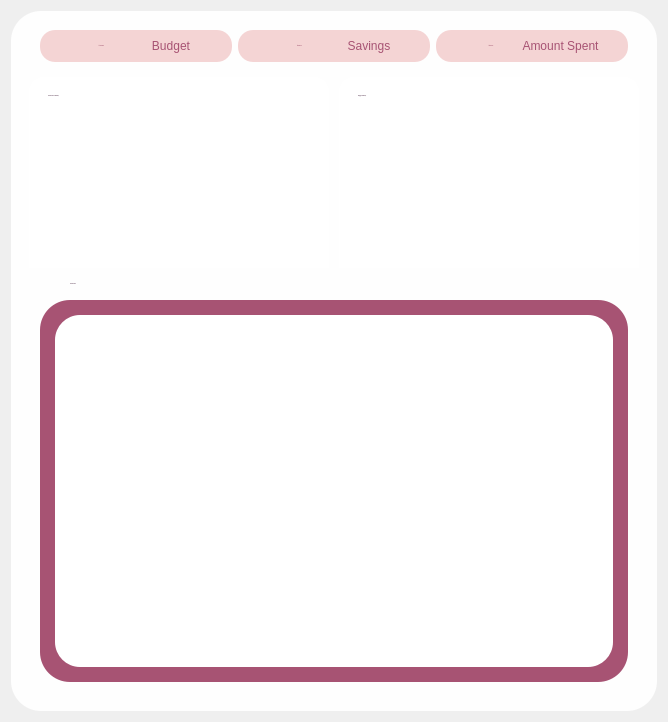
                   <widget class="QWidget" name="page_4">
                    <layout class="QVBoxLayout" name="verticalLayout_6">
                     <item>
                      <widget class="QWidget" name="widget" native="true">
                       <property name="minimumSize">
                        <size>
                         <width>0</width>
                         <height>700</height>
                        </size>
                       </property>
                       <property name="maximumSize">
                        <size>
                         <width>16777215</width>
                         <height>900</height>
                        </size>
                       </property>
                       <property name="styleSheet">
                        <string notr="true">background-color: rgb(254, 254, 254);
border-radius: 30
</string>
                       </property>
                       <layout class="QVBoxLayout" name="verticalLayout_11">
                        <item>
                         <layout class="QHBoxLayout" name="horizontalLayout_35">
                          <property name="leftMargin">
                           <number>20</number>
                          </property>
                          <property name="topMargin">
                           <number>10</number>
                          </property>
                          <property name="rightMargin">
                           <number>20</number>
                          </property>
                          <item>
                           <widget class="QGroupBox" name="budgetreport">
                            <property name="maximumSize">
                             <size>
                              <width>16777215</width>
                              <height>80</height>
                             </size>
                            </property>
                            <property name="font">
                             <font>
                              <pointsize>12</pointsize>
                             </font>
                            </property>
                            <property name="styleSheet">
                             <string notr="true">text-align: center;
background-color: #f4d4d4;
border-radius: 15px</string>
                            </property>
                            <property name="title">
                             <string/>
                            </property>
                            <layout class="QVBoxLayout" name="verticalLayout_38">
                             <item>
                              <layout class="QHBoxLayout" name="horizontalLayout_36">
                               <property name="spacing">
                                <number>5</number>
                               </property>
                               <property name="leftMargin">
                                <number>20</number>
                               </property>
                               <property name="rightMargin">
                                <number>20</number>
                               </property>
                               <property name="bottomMargin">
                                <number>0</number>
                               </property>
                               <item>
                                <widget class="QLabel" name="budgetreport_value">
                                 <property name="sizePolicy">
                                  <sizepolicy hsizetype="Preferred" vsizetype="Preferred">
                                   <horstretch>0</horstretch>
                                   <verstretch>0</verstretch>
                                  </sizepolicy>
                                 </property>
                                 <property name="maximumSize">
                                  <size>
                                   <width>16777215</width>
                                   <height>50</height>
                                  </size>
                                 </property>
                                 <property name="font">
                                  <font>
                                   <family>inter</family>
                                   <pointsize>-1</pointsize>
                                   <italic>false</italic>
                                   <bold>true</bold>
                                  </font>
                                 </property>
                                 <property name="styleSheet">
                                  <string notr="true">color: rgb(167, 83, 115);
font: 700 13px &quot;inter&quot;;
</string>
                                 </property>
                                 <property name="text">
                                  <string>₱ 3254.00</string>
                                 </property>
                                 <property name="alignment">
                                  <set>Qt::AlignmentFlag::AlignCenter</set>
                                 </property>
                                 <property name="wordWrap">
                                  <bool>false</bool>
                                 </property>
                                </widget>
                               </item>
                               <item>
                                <widget class="QLabel" name="budgetlbl">
                                 <property name="maximumSize">
                                  <size>
                                   <width>16777215</width>
                                   <height>50</height>
                                  </size>
                                 </property>
                                 <property name="styleSheet">
                                  <string notr="true">color: rgb(167, 83, 115);
font: 600 12px &quot;Inter&quot;;
text-align: center;</string>
                                 </property>
                                 <property name="text">
                                  <string>Budget</string>
                                 </property>
                                 <property name="alignment">
                                  <set>Qt::AlignmentFlag::AlignCenter</set>
                                 </property>
                                 <property name="wordWrap">
                                  <bool>true</bool>
                                 </property>
                                </widget>
                               </item>
                              </layout>
                             </item>
                            </layout>
                           </widget>
                          </item>
                          <item>
                           <widget class="QGroupBox" name="savingsreport">
                            <property name="maximumSize">
                             <size>
                              <width>16777215</width>
                              <height>80</height>
                             </size>
                            </property>
                            <property name="font">
                             <font>
                              <pointsize>12</pointsize>
                             </font>
                            </property>
                            <property name="styleSheet">
                             <string notr="true">text-align: center;
background-color: #f4d4d4;
border-radius: 15px</string>
                            </property>
                            <property name="title">
                             <string/>
                            </property>
                            <layout class="QVBoxLayout" name="verticalLayout_39">
                             <item>
                              <layout class="QHBoxLayout" name="horizontalLayout_37">
                               <property name="spacing">
                                <number>5</number>
                               </property>
                               <property name="leftMargin">
                                <number>20</number>
                               </property>
                               <property name="rightMargin">
                                <number>20</number>
                               </property>
                               <property name="bottomMargin">
                                <number>0</number>
                               </property>
                               <item>
                                <widget class="QLabel" name="savingsreport_value">
                                 <property name="sizePolicy">
                                  <sizepolicy hsizetype="Preferred" vsizetype="Preferred">
                                   <horstretch>0</horstretch>
                                   <verstretch>0</verstretch>
                                  </sizepolicy>
                                 </property>
                                 <property name="maximumSize">
                                  <size>
                                   <width>16777215</width>
                                   <height>50</height>
                                  </size>
                                 </property>
                                 <property name="font">
                                  <font>
                                   <family>inter</family>
                                   <pointsize>-1</pointsize>
                                   <italic>false</italic>
                                   <bold>true</bold>
                                  </font>
                                 </property>
                                 <property name="styleSheet">
                                  <string notr="true">color: rgb(167, 83, 115);
font: 700 13px &quot;inter&quot;;
</string>
                                 </property>
                                 <property name="text">
                                  <string>₱ 554.00</string>
                                 </property>
                                 <property name="alignment">
                                  <set>Qt::AlignmentFlag::AlignCenter</set>
                                 </property>
                                 <property name="wordWrap">
                                  <bool>false</bool>
                                 </property>
                                </widget>
                               </item>
                               <item>
                                <widget class="QLabel" name="savingslbl_2">
                                 <property name="maximumSize">
                                  <size>
                                   <width>16777215</width>
                                   <height>50</height>
                                  </size>
                                 </property>
                                 <property name="styleSheet">
                                  <string notr="true">color: rgb(167, 83, 115);
font: 600 12px &quot;Inter&quot;;
text-align: center;</string>
                                 </property>
                                 <property name="text">
                                  <string>Savings</string>
                                 </property>
                                 <property name="alignment">
                                  <set>Qt::AlignmentFlag::AlignCenter</set>
                                 </property>
                                 <property name="wordWrap">
                                  <bool>true</bool>
                                 </property>
                                </widget>
                               </item>
                              </layout>
                             </item>
                            </layout>
                           </widget>
                          </item>
                          <item>
                           <widget class="QGroupBox" name="expensereport">
                            <property name="maximumSize">
                             <size>
                              <width>16777215</width>
                              <height>80</height>
                             </size>
                            </property>
                            <property name="font">
                             <font>
                              <pointsize>12</pointsize>
                             </font>
                            </property>
                            <property name="styleSheet">
                             <string notr="true">text-align: center;
background-color: #f4d4d4;
border-radius: 15px</string>
                            </property>
                            <property name="title">
                             <string/>
                            </property>
                            <layout class="QVBoxLayout" name="verticalLayout_40">
                             <item>
                              <layout class="QHBoxLayout" name="horizontalLayout_38">
                               <property name="spacing">
                                <number>5</number>
                               </property>
                               <property name="leftMargin">
                                <number>20</number>
                               </property>
                               <property name="rightMargin">
                                <number>20</number>
                               </property>
                               <property name="bottomMargin">
                                <number>0</number>
                               </property>
                               <item>
                                <widget class="QLabel" name="expensereport_value">
                                 <property name="sizePolicy">
                                  <sizepolicy hsizetype="Preferred" vsizetype="Preferred">
                                   <horstretch>0</horstretch>
                                   <verstretch>0</verstretch>
                                  </sizepolicy>
                                 </property>
                                 <property name="maximumSize">
                                  <size>
                                   <width>16777215</width>
                                   <height>50</height>
                                  </size>
                                 </property>
                                 <property name="font">
                                  <font>
                                   <family>inter</family>
                                   <pointsize>-1</pointsize>
                                   <italic>false</italic>
                                   <bold>true</bold>
                                  </font>
                                 </property>
                                 <property name="styleSheet">
                                  <string notr="true">color: rgb(167, 83, 115);
font: 700 13px &quot;inter&quot;;
</string>
                                 </property>
                                 <property name="text">
                                  <string>₱ 854.00</string>
                                 </property>
                                 <property name="alignment">
                                  <set>Qt::AlignmentFlag::AlignCenter</set>
                                 </property>
                                 <property name="wordWrap">
                                  <bool>false</bool>
                                 </property>
                                </widget>
                               </item>
                               <item>
                                <widget class="QLabel" name="expenselbl_2">
                                 <property name="maximumSize">
                                  <size>
                                   <width>16777215</width>
                                   <height>50</height>
                                  </size>
                                 </property>
                                 <property name="styleSheet">
                                  <string notr="true">color: rgb(167, 83, 115);
font: 600 12px &quot;Inter&quot;;
text-align: center;</string>
                                 </property>
                                 <property name="text">
                                  <string>Amount Spent</string>
                                 </property>
                                 <property name="alignment">
                                  <set>Qt::AlignmentFlag::AlignCenter</set>
                                 </property>
                                 <property name="wordWrap">
                                  <bool>true</bool>
                                 </property>
                                </widget>
                               </item>
                              </layout>
                             </item>
                            </layout>
                           </widget>
                          </item>
                         </layout>
                        </item>
                        <item>
                         <widget class="QWidget" name="graphwidget" native="true">
                          <property name="minimumSize">
                           <size>
                            <width>0</width>
                            <height>200</height>
                           </size>
                          </property>
                          <property name="maximumSize">
                           <size>
                            <width>16777215</width>
                            <height>200</height>
                           </size>
                          </property>
                          <layout class="QHBoxLayout" name="horizontalLayout_11">
                           <property name="spacing">
                            <number>10</number>
                           </property>
                           <item>
                            <layout class="QHBoxLayout" name="horizontalLayout_10">
                             <item>
                              <widget class="QGroupBox" name="transactionsummarybox_2">
                               <property name="sizePolicy">
                                <sizepolicy hsizetype="Preferred" vsizetype="Preferred">
                                 <horstretch>0</horstretch>
                                 <verstretch>0</verstretch>
                                </sizepolicy>
                               </property>
                               <property name="minimumSize">
                                <size>
                                 <width>300</width>
                                 <height>247</height>
                                </size>
                               </property>
                               <property name="styleSheet">
                                <string notr="true">background-color: rgb(255, 255, 255);
border-radius: 15</string>
                               </property>
                               <property name="title">
                                <string/>
                               </property>
                               <layout class="QVBoxLayout" name="verticalLayout_22">
                                <item>
                                 <layout class="QHBoxLayout" name="horizontalLayout_32">
                                  <property name="leftMargin">
                                   <number>10</number>
                                  </property>
                                  <property name="topMargin">
                                   <number>0</number>
                                  </property>
                                  <item>
                                   <widget class="QLabel" name="transactionsummary_2">
                                    <property name="sizePolicy">
                                     <sizepolicy hsizetype="Fixed" vsizetype="Fixed">
                                      <horstretch>0</horstretch>
                                      <verstretch>0</verstretch>
                                     </sizepolicy>
                                    </property>
                                    <property name="font">
                                     <font>
                                      <family>Inter</family>
                                      <pointsize>-1</pointsize>
                                      <italic>false</italic>
                                      <fontweight>Medium</fontweight>
                                     </font>
                                    </property>
                                    <property name="styleSheet">
                                     <string notr="true">color: rgb(108, 68, 100);
font: 500 15px &quot;Inter&quot;;
background-color: transparent
</string>
                                    </property>
                                    <property name="text">
                                     <string>Transactions Summary</string>
                                    </property>
                                    <property name="alignment">
                                     <set>Qt::AlignmentFlag::AlignLeading|Qt::AlignmentFlag::AlignLeft|Qt::AlignmentFlag::AlignTop</set>
                                    </property>
                                   </widget>
                                  </item>
                                  <item>
                                   <spacer name="horizontalSpacer_8">
                                    <property name="orientation">
                                     <enum>Qt::Orientation::Horizontal</enum>
                                    </property>
                                    <property name="sizeHint" stdset="0">
                                     <size>
                                      <width>40</width>
                                      <height>20</height>
                                     </size>
                                    </property>
                                   </spacer>
                                  </item>
                                 </layout>
                                </item>
                                <item>
                                 <widget class="QWidget" name="transactionreport_widget" native="true">
                                  <layout class="QVBoxLayout" name="verticalLayout_23"/>
                                 </widget>
                                </item>
                               </layout>
                              </widget>
                             </item>
                             <item>
                              <widget class="QGroupBox" name="transactionsummarybox_3">
                               <property name="sizePolicy">
                                <sizepolicy hsizetype="Preferred" vsizetype="Preferred">
                                 <horstretch>0</horstretch>
                                 <verstretch>0</verstretch>
                                </sizepolicy>
                               </property>
                               <property name="minimumSize">
                                <size>
                                 <width>300</width>
                                 <height>247</height>
                                </size>
                               </property>
                               <property name="styleSheet">
                                <string notr="true">background-color: rgb(255, 255, 255);
border-radius: 15</string>
                               </property>
                               <property name="title">
                                <string/>
                               </property>
                               <layout class="QVBoxLayout" name="verticalLayout_36">
                                <item>
                                 <layout class="QHBoxLayout" name="horizontalLayout_34">
                                  <property name="leftMargin">
                                   <number>10</number>
                                  </property>
                                  <property name="topMargin">
                                   <number>0</number>
                                  </property>
                                  <item>
                                   <widget class="QLabel" name="budgetsummary">
                                    <property name="sizePolicy">
                                     <sizepolicy hsizetype="Fixed" vsizetype="Fixed">
                                      <horstretch>0</horstretch>
                                      <verstretch>0</verstretch>
                                     </sizepolicy>
                                    </property>
                                    <property name="font">
                                     <font>
                                      <family>Inter</family>
                                      <pointsize>-1</pointsize>
                                      <italic>false</italic>
                                      <fontweight>Medium</fontweight>
                                     </font>
                                    </property>
                                    <property name="styleSheet">
                                     <string notr="true">color: rgb(108, 68, 100);
font: 500 15px &quot;Inter&quot;;
background-color: transparent
</string>
                                    </property>
                                    <property name="text">
                                     <string>Budget Summary</string>
                                    </property>
                                    <property name="alignment">
                                     <set>Qt::AlignmentFlag::AlignLeading|Qt::AlignmentFlag::AlignLeft|Qt::AlignmentFlag::AlignTop</set>
                                    </property>
                                   </widget>
                                  </item>
                                  <item>
                                   <spacer name="horizontalSpacer_10">
                                    <property name="orientation">
                                     <enum>Qt::Orientation::Horizontal</enum>
                                    </property>
                                    <property name="sizeHint" stdset="0">
                                     <size>
                                      <width>40</width>
                                      <height>20</height>
                                     </size>
                                    </property>
                                   </spacer>
                                  </item>
                                 </layout>
                                </item>
                                <item>
                                 <widget class="QWidget" name="budgetreport_widget" native="true">
                                  <layout class="QVBoxLayout" name="verticalLayout_37"/>
                                 </widget>
                                </item>
                               </layout>
                              </widget>
                             </item>
                            </layout>
                           </item>
                          </layout>
                         </widget>
                        </item>
                        <item>
                         <layout class="QVBoxLayout" name="verticalLayout_9">
                          <property name="bottomMargin">
                           <number>20</number>
                          </property>
                          <item>
                           <layout class="QHBoxLayout" name="horizontalLayout_7">
                            <property name="leftMargin">
                             <number>50</number>
                            </property>
                            <item>
                             <widget class="QLabel" name="translbl_2">
                              <property name="sizePolicy">
                               <sizepolicy hsizetype="Fixed" vsizetype="Fixed">
                                <horstretch>0</horstretch>
                                <verstretch>0</verstretch>
                               </sizepolicy>
                              </property>
                              <property name="font">
                               <font>
                                <family>Inter</family>
                                <pointsize>-1</pointsize>
                                <italic>false</italic>
                                <fontweight>DemiBold</fontweight>
                               </font>
                              </property>
                              <property name="styleSheet">
                               <string notr="true">color: rgb(108, 68, 100);
font: 600 30px &quot;Inter&quot;;
background-color: transparent
</string>
                              </property>
                              <property name="text">
                               <string>Transactions</string>
                              </property>
                              <property name="alignment">
                               <set>Qt::AlignmentFlag::AlignLeading|Qt::AlignmentFlag::AlignLeft|Qt::AlignmentFlag::AlignTop</set>
                              </property>
                             </widget>
                            </item>
                            <item>
                             <spacer name="horizontalSpacer_3">
                              <property name="orientation">
                               <enum>Qt::Orientation::Horizontal</enum>
                              </property>
                              <property name="sizeHint" stdset="0">
                               <size>
                                <width>40</width>
                                <height>20</height>
                               </size>
                              </property>
                             </spacer>
                            </item>
                           </layout>
                          </item>
                          <item>
                           <layout class="QVBoxLayout" name="verticalLayout_8">
                            <property name="leftMargin">
                             <number>20</number>
                            </property>
                            <property name="rightMargin">
                             <number>20</number>
                            </property>
                            <item>
                             <widget class="QWidget" name="transwidgetbox" native="true">
                              <property name="styleSheet">
                               <string notr="true">background-color: rgb(167, 83, 115);</string>
                              </property>
                              <layout class="QVBoxLayout" name="verticalLayout_20">
                               <property name="spacing">
                                <number>15</number>
                               </property>
                               <property name="leftMargin">
                                <number>15</number>
                               </property>
                               <property name="topMargin">
                                <number>15</number>
                               </property>
                               <property name="rightMargin">
                                <number>15</number>
                               </property>
                               <property name="bottomMargin">
                                <number>15</number>
                               </property>
                               <item>
                                <widget class="QWidget" name="transtableviewwidget" native="true">
                                 <property name="styleSheet">
                                  <string notr="true">background-color:rgb(255, 255, 255);
border-radius: 25</string>
                                 </property>
                                 <layout class="QVBoxLayout" name="verticalLayout_21">
                                  <item>
                                   <widget class="QTableView" name="transactionstableView">
                                    <attribute name="horizontalHeaderCascadingSectionResizes">
                                     <bool>false</bool>
                                    </attribute>
                                   </widget>
                                  </item>
                                 </layout>
                                </widget>
                               </item>
                              </layout>
                             </widget>
                            </item>
                           </layout>
                          </item>
                         </layout>
                        </item>
                       </layout>
                      </widget>
                     </item>
                    </layout>
                   </widget>
